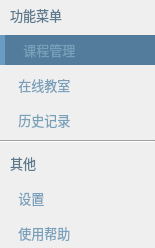
<?xml version="1.0" encoding="UTF-8"?>
<ui version="4.0">
 <class>StudentFunctionButtonWidget</class>
 <widget class="QWidget" name="StudentFunctionButtonWidget">
  <property name="geometry">
   <rect>
    <x>0</x>
    <y>0</y>
    <width>155</width>
    <height>248</height>
   </rect>
  </property>
  <property name="windowTitle">
   <string>Form</string>
  </property>
  <property name="styleSheet">
   <string notr="true">QPushButton { 
	text-align: left;
	padding-left: 15px;
	border: none;
	color:  #79A0BA;;
	background-color: none;
}

QPushButton:hover {
	background-color: #385368;
}

QPushButton:checked {
	background-color: #537b9b;
	border-left: 5px solid #699BC3;
}</string>
  </property>
  <layout class="QVBoxLayout" name="verticalLayout">
   <property name="spacing">
    <number>5</number>
   </property>
   <property name="leftMargin">
    <number>0</number>
   </property>
   <property name="topMargin">
    <number>0</number>
   </property>
   <property name="rightMargin">
    <number>0</number>
   </property>
   <property name="bottomMargin">
    <number>0</number>
   </property>
   <item>
    <widget class="QLabel" name="function_navigation_text">
     <property name="minimumSize">
      <size>
       <width>155</width>
       <height>30</height>
      </size>
     </property>
     <property name="maximumSize">
      <size>
       <width>155</width>
       <height>30</height>
      </size>
     </property>
     <property name="font">
      <font>
       <family>微软雅黑</family>
       <pointsize>10</pointsize>
      </font>
     </property>
     <property name="styleSheet">
      <string notr="true">QLabel {
	color: #5b788c;
}</string>
     </property>
     <property name="text">
      <string>   功能菜单</string>
     </property>
     <property name="alignment">
      <set>Qt::AlignLeading|Qt::AlignLeft|Qt::AlignVCenter</set>
     </property>
    </widget>
   </item>
   <item>
    <widget class="QPushButton" name="course_management_btn">
     <property name="minimumSize">
      <size>
       <width>155</width>
       <height>30</height>
      </size>
     </property>
     <property name="maximumSize">
      <size>
       <width>155</width>
       <height>30</height>
      </size>
     </property>
     <property name="font">
      <font>
       <family>微软雅黑</family>
       <pointsize>10</pointsize>
      </font>
     </property>
     <property name="cursor">
      <cursorShape>PointingHandCursor</cursorShape>
     </property>
     <property name="styleSheet">
      <string notr="true"/>
     </property>
     <property name="text">
      <string> 课程管理</string>
     </property>
     <property name="icon">
      <iconset resource="../../Status.qrc">
       <normaloff>:/button/Resources/material/button/course.png</normaloff>:/button/Resources/material/button/course.png</iconset>
     </property>
     <property name="iconSize">
      <size>
       <width>18</width>
       <height>18</height>
      </size>
     </property>
     <property name="checkable">
      <bool>true</bool>
     </property>
     <property name="checked">
      <bool>true</bool>
     </property>
     <attribute name="buttonGroup">
      <string notr="true">buttonGroup</string>
     </attribute>
    </widget>
   </item>
   <item>
    <widget class="QPushButton" name="online_classroom_btn">
     <property name="minimumSize">
      <size>
       <width>155</width>
       <height>30</height>
      </size>
     </property>
     <property name="maximumSize">
      <size>
       <width>155</width>
       <height>30</height>
      </size>
     </property>
     <property name="font">
      <font>
       <family>微软雅黑</family>
       <pointsize>10</pointsize>
      </font>
     </property>
     <property name="cursor">
      <cursorShape>PointingHandCursor</cursorShape>
     </property>
     <property name="styleSheet">
      <string notr="true"/>
     </property>
     <property name="text">
      <string> 在线教室</string>
     </property>
     <property name="icon">
      <iconset resource="../../Status.qrc">
       <normaloff>:/button/Resources/material/button/interaction.png</normaloff>:/button/Resources/material/button/interaction.png</iconset>
     </property>
     <property name="iconSize">
      <size>
       <width>18</width>
       <height>18</height>
      </size>
     </property>
     <property name="checkable">
      <bool>true</bool>
     </property>
     <attribute name="buttonGroup">
      <string notr="true">buttonGroup</string>
     </attribute>
    </widget>
   </item>
   <item>
    <widget class="QPushButton" name="history_btn">
     <property name="minimumSize">
      <size>
       <width>155</width>
       <height>30</height>
      </size>
     </property>
     <property name="maximumSize">
      <size>
       <width>155</width>
       <height>30</height>
      </size>
     </property>
     <property name="font">
      <font>
       <family>微软雅黑</family>
       <pointsize>10</pointsize>
      </font>
     </property>
     <property name="cursor">
      <cursorShape>PointingHandCursor</cursorShape>
     </property>
     <property name="styleSheet">
      <string notr="true"/>
     </property>
     <property name="text">
      <string> 历史记录</string>
     </property>
     <property name="icon">
      <iconset resource="../../Status.qrc">
       <normaloff>:/button/Resources/material/button/history.png</normaloff>:/button/Resources/material/button/history.png</iconset>
     </property>
     <property name="iconSize">
      <size>
       <width>18</width>
       <height>18</height>
      </size>
     </property>
     <property name="checkable">
      <bool>true</bool>
     </property>
     <attribute name="buttonGroup">
      <string notr="true">buttonGroup</string>
     </attribute>
    </widget>
   </item>
   <item>
    <widget class="Line" name="line_2">
     <property name="orientation">
      <enum>Qt::Horizontal</enum>
     </property>
    </widget>
   </item>
   <item>
    <widget class="QLabel" name="other_navigation_text">
     <property name="minimumSize">
      <size>
       <width>155</width>
       <height>30</height>
      </size>
     </property>
     <property name="maximumSize">
      <size>
       <width>155</width>
       <height>30</height>
      </size>
     </property>
     <property name="font">
      <font>
       <family>微软雅黑</family>
       <pointsize>10</pointsize>
      </font>
     </property>
     <property name="styleSheet">
      <string notr="true">QLabel {
	color: #5b788c;
}</string>
     </property>
     <property name="text">
      <string>   其他</string>
     </property>
     <property name="alignment">
      <set>Qt::AlignLeading|Qt::AlignLeft|Qt::AlignVCenter</set>
     </property>
    </widget>
   </item>
   <item>
    <widget class="QPushButton" name="setting_btn">
     <property name="minimumSize">
      <size>
       <width>155</width>
       <height>30</height>
      </size>
     </property>
     <property name="maximumSize">
      <size>
       <width>155</width>
       <height>30</height>
      </size>
     </property>
     <property name="font">
      <font>
       <family>微软雅黑</family>
       <pointsize>10</pointsize>
      </font>
     </property>
     <property name="cursor">
      <cursorShape>PointingHandCursor</cursorShape>
     </property>
     <property name="styleSheet">
      <string notr="true"/>
     </property>
     <property name="text">
      <string> 设置</string>
     </property>
     <property name="icon">
      <iconset resource="../../Status.qrc">
       <normaloff>:/button/Resources/material/button/setting.png</normaloff>:/button/Resources/material/button/setting.png</iconset>
     </property>
     <property name="iconSize">
      <size>
       <width>18</width>
       <height>18</height>
      </size>
     </property>
     <property name="checkable">
      <bool>true</bool>
     </property>
     <attribute name="buttonGroup">
      <string notr="true">buttonGroup</string>
     </attribute>
    </widget>
   </item>
   <item>
    <widget class="QPushButton" name="document_btn">
     <property name="minimumSize">
      <size>
       <width>155</width>
       <height>30</height>
      </size>
     </property>
     <property name="maximumSize">
      <size>
       <width>155</width>
       <height>30</height>
      </size>
     </property>
     <property name="font">
      <font>
       <family>微软雅黑</family>
       <pointsize>10</pointsize>
      </font>
     </property>
     <property name="cursor">
      <cursorShape>PointingHandCursor</cursorShape>
     </property>
     <property name="styleSheet">
      <string notr="true"/>
     </property>
     <property name="text">
      <string> 使用帮助</string>
     </property>
     <property name="icon">
      <iconset resource="../../Status.qrc">
       <normaloff>:/button/Resources/material/button/document.png</normaloff>:/button/Resources/material/button/document.png</iconset>
     </property>
     <property name="iconSize">
      <size>
       <width>18</width>
       <height>18</height>
      </size>
     </property>
     <property name="checkable">
      <bool>true</bool>
     </property>
     <attribute name="buttonGroup">
      <string notr="true">buttonGroup</string>
     </attribute>
    </widget>
   </item>
  </layout>
 </widget>
 <resources>
  <include location="../../Status.qrc"/>
 </resources>
 <connections/>
 <buttongroups>
  <buttongroup name="buttonGroup"/>
 </buttongroups>
</ui>
